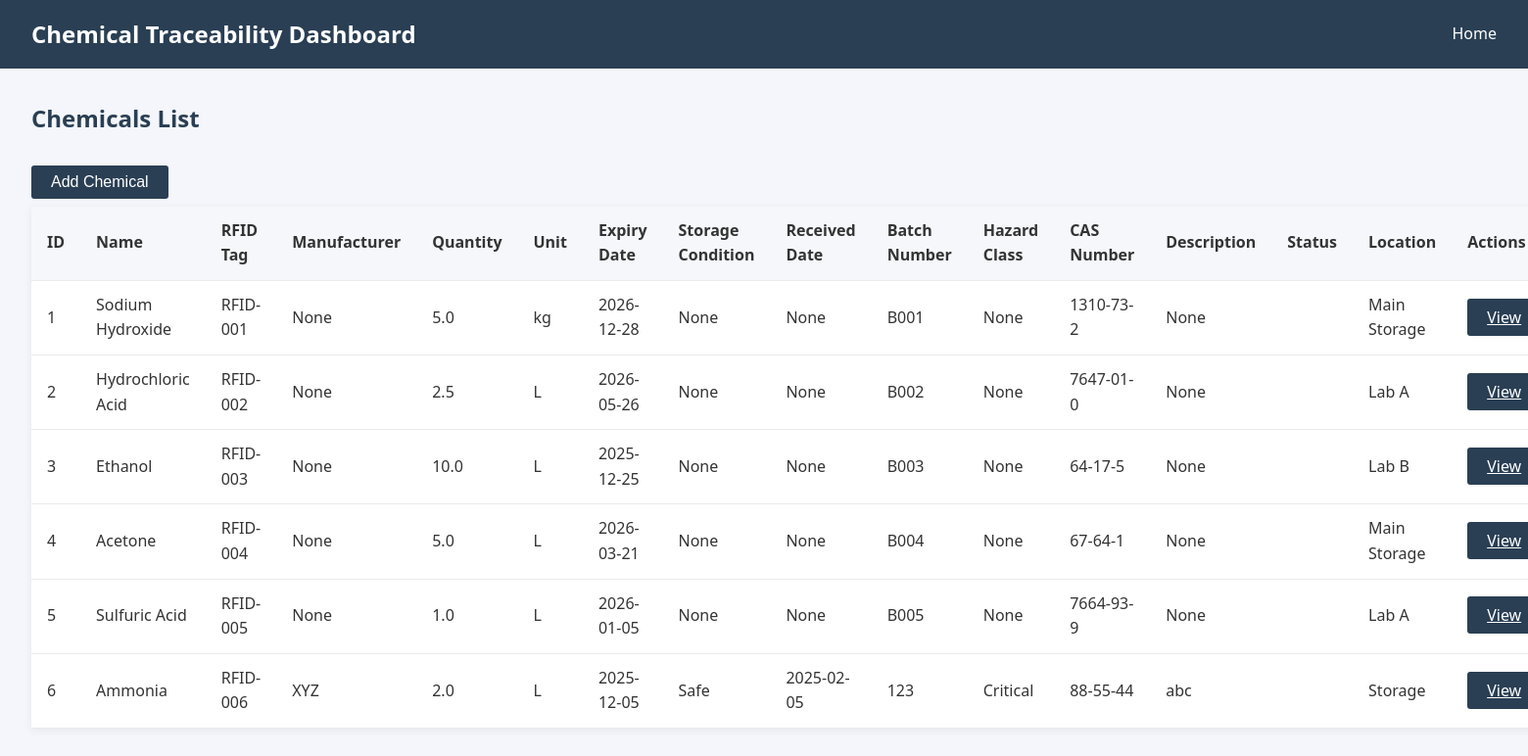
/dashboard, run on the app's committed database.
### app/models.py (models this page shows)
class Chemical(db.Model):
    id = db.Column(db.Integer, primary_key=True)
    name = db.Column(db.String(80), nullable=False)
    rfid_tag = db.Column(db.String(120), unique=True, nullable=False)
    manufacturer = db.Column(db.String(100), nullable=True)
    quantity = db.Column(db.Float, nullable=True)
    unit = db.Column(db.String(20), nullable=True)
    expiry_date = db.Column(db.Date, nullable=True)
    storage_condition = db.Column(db.String(100), nullable=True)
    received_date = db.Column(db.Date, nullable=True)
    batch_number = db.Column(db.String(50), nullable=True)
    hazard_class = db.Column(db.String(50), nullable=True)
    cas_number = db.Column(db.String(50), nullable=True)
    description = db.Column(db.Text, nullable=True)
    current_location = db.Column(db.String(120), nullable=False, default='Storage')

### app/routes/dashboard.py (the view)
@dashboard_bp.route('/dashboard')
def dashboard():
    chemicals = Chemical.query.all()
    return render_template('dashboard.html', chemicals=chemicals)

### app/templates/dashboard.html (shortened to what this page needs)
{% extends "base.html" %}
{% block content %}
<h2>Chemicals List</h2>
<button class="button" onclick="openChemicalForm()">Add Chemical</button>
<table>
    <tr>
        <th>ID</th>
        <th>Name</th>
        <th>RFID Tag</th>
        <th>Manufacturer</th>
        <th>Quantity</th>
        <th>Unit</th>
        <th>Expiry Date</th>
        <th>Storage Condition</th>
        <th>Received Date</th>
        <th>Batch Number</th>
        <th>Hazard Class</th>
        <th>CAS Number</th>
        <th>Description</th>
        <th>Status</th>
        <th>Location</th>
        <th>Actions</th>
    </tr>
    {% for chemical in chemicals %}
    <tr>
        <td>{{ chemical.id }}</td>
        <td>{{ chemical.name }}</td>
        <td>{{ chemical.rfid_tag }}</td>
        <td>{{ chemical.manufacturer }}</td>
        <td>{{ chemical.quantity }}</td>
        <td>{{ chemical.unit }}</td>
        <td>{{ chemical.expiry_date }}</td>
        <td>{{ chemical.storage_condition }}</td>
        <td>{{ chemical.received_date }}</td>
        <td>{{ chemical.batch_number }}</td>
        <td>{{ chemical.hazard_class }}</td>
        <td>{{ chemical.cas_number }}</td>
        <td>{{ chemical.description }}</td>
        <td>{{ chemical.status if chemical.status else '' }}</td>
        <td>{{ chemical.current_location if chemical.current_location else '' }}</td>
        <td><a href="{{ url_for('dashboard_bp.chemical_detail', chemical_id=chemical.id) }}" class="button">View</a></td>
    </tr>
    {% endfor %}
</table>
{% endblock %}

### app/templates/base.html (shortened to what this page needs)
<!DOCTYPE html>
<html lang="en">
<head>
    <link rel="stylesheet" href="{{ url_for('static', filename='style.css') }}">
</head>
<body>
    <nav>
        <h1>Chemical Traceability Dashboard</h1>
        <a href="{{ url_for('dashboard_bp.dashboard') }}">Home</a>
    </nav>
    <main>
        {% block content %}{% endblock %}
    </main>
</body>
</html>

### app/static/style.css (style rules this page uses)
body { font-family: 'Segoe UI', Arial, sans-serif; background: #f4f6fb; margin: 0; padding: 0; color: #333; line-height: 1.6; }
nav { background: #2a3f54; color: #fff; padding: 1rem 2rem; display: flex; align-items: center; justify-content: space-between; }
nav h1 { margin: 0; font-size: 1.5rem; }
nav a { color: #fff; text-decoration: none; margin-left: 1rem; font-weight: 500; }
main { padding: 2rem; }
h2 { color: #2a3f54; margin-top: 0; }
table { width: 100%; border-collapse: collapse; background: #fff; box-shadow: 0 2px 8px rgba(44,62,80,0.08); margin-bottom: 2rem; }
th, td { padding: 0.75rem 1rem; border-bottom: 1px solid #eaeaea; text-align: left; }
th { background: #f5f7fa; font-weight: 600; }
.button { background: #2a3f54; color: #fff; border: none; padding: 0.5rem 1.25rem; border-radius: 3px; cursor: pointer; font-size: 1rem; margin: 0.5rem 0; transition: background 0.2s; }

### data on the page
Chemical: id "1", name "Sodium Hydroxide", rfid_tag "RFID-001", manufacturer "None", quantity "5.0", unit "kg", expiry_date "2026-12-28", storage_condition "None", received_date "None", batch_number "B001", hazard_class "None", cas_number "1310-73-2", description "None", current_location "Main Storage"
Chemical: id "2", name "Hydrochloric Acid", rfid_tag "RFID-002", manufacturer "None", quantity "2.5", unit "L", expiry_date "2026-05-26", storage_condition "None", received_date "None", batch_number "B002", hazard_class "None", cas_number "7647-01-0", description "None", current_location "Lab A"
Chemical: id "3", name "Ethanol", rfid_tag "RFID-003", manufacturer "None", quantity "10.0", unit "L", expiry_date "2025-12-25", storage_condition "None", received_date "None", batch_number "B003", hazard_class "None", cas_number "64-17-5", description "None", current_location "Lab B"
Chemical: id "4", name "Acetone", rfid_tag "RFID-004", manufacturer "None", quantity "5.0", unit "L", expiry_date "2026-03-21", storage_condition "None", received_date "None", batch_number "B004", hazard_class "None", cas_number "67-64-1", description "None", current_location "Main Storage"
Chemical: id "5", name "Sulfuric Acid", rfid_tag "RFID-005", manufacturer "None", quantity "1.0", unit "L", expiry_date "2026-01-05", storage_condition "None", received_date "None", batch_number "B005", hazard_class "None", cas_number "7664-93-9", description "None", current_location "Lab A"
Chemical: id "6", name "Ammonia", rfid_tag "RFID-006", manufacturer "XYZ", quantity "2.0", unit "L", expiry_date "2025-12-05", storage_condition "Safe", received_date "2025-02-05", batch_number "123", hazard_class "Critical", cas_number "88-55-44", description "abc", current_location "Storage"
